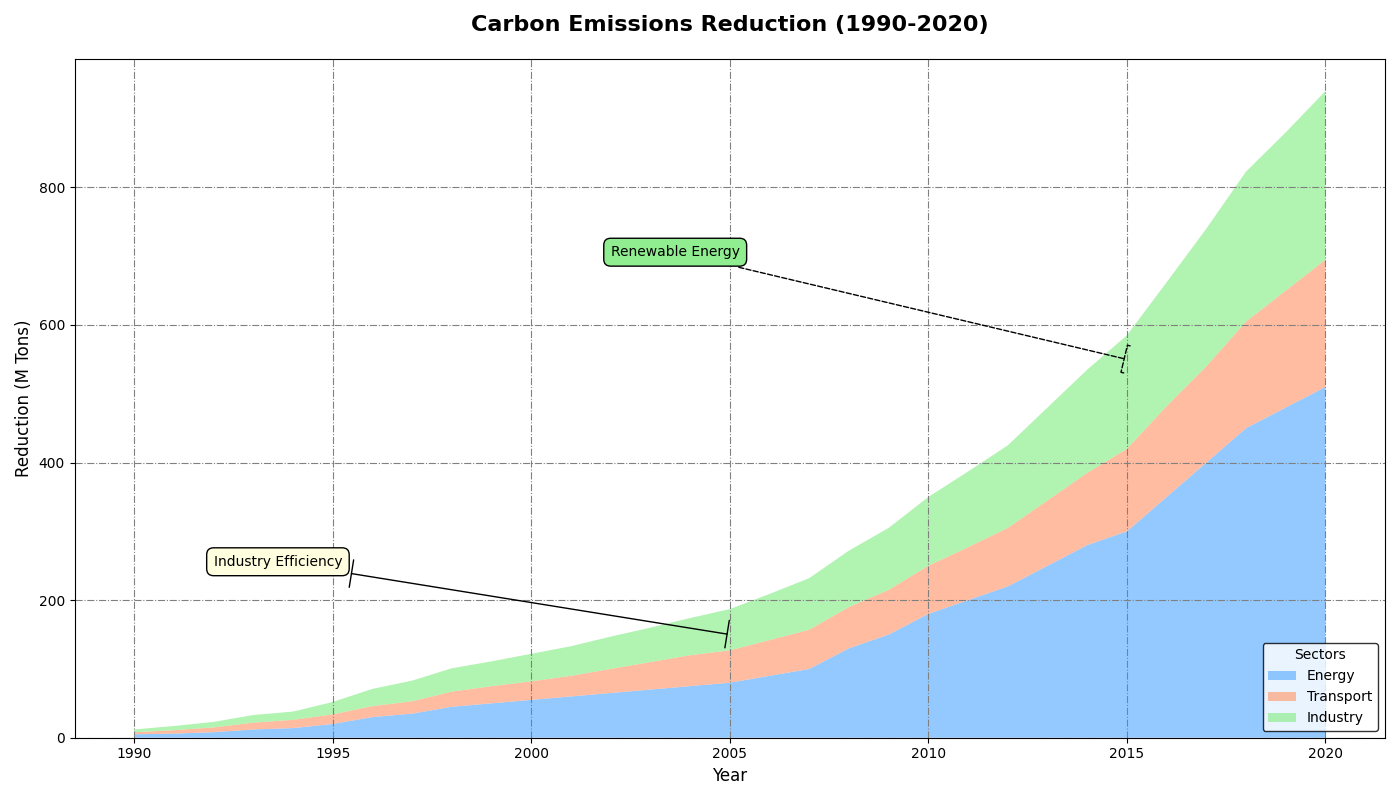

The script that drew this image:
import matplotlib.pyplot as plt
import numpy as np

years = np.arange(1990, 2021)

energy = [5, 6, 8, 12, 14, 20, 30, 35, 45, 50, 55, 60, 65, 70, 75, 80, 90, 100, 130, 150, 180, 200, 220, 250, 280, 300,
          350, 400, 450, 480, 510]

transport = [3, 5, 7, 10, 12, 14, 16, 18, 22, 25, 27, 30, 35, 40, 45, 47, 52, 57, 60, 65, 70, 77, 85, 95, 105, 120, 132,
             140, 155, 170, 185]

industry = [4, 6, 8, 11, 12, 18, 25, 30, 34, 36, 40, 43, 47, 50, 54, 60, 67, 75, 82, 90, 100, 110, 120, 135, 150, 165,
            180, 200, 218, 230, 245]

data = np.vstack([energy, transport, industry])

colors = ['#66b3ff', '#ffa07a', '#90ee90']

fig, ax = plt.subplots(figsize=(14, 8))

ax.stackplot(years, data, labels=['Energy', 'Transport', 'Industry'], colors=colors, alpha=0.7)

ax.set_title('Carbon Emissions Reduction (1990-2020)', fontsize=16, fontweight='bold', pad=20)
ax.set_xlabel('Year', fontsize=12)
ax.set_ylabel('Reduction (M Tons)', fontsize=12)

ax.grid(linestyle='-.', color='gray')

ax.legend(loc='lower right', title='Sectors', fontsize=10, edgecolor='black')

ax.annotate('Industry Efficiency', xy=(2005, 150), xytext=(1992, 250),
            arrowprops=dict(facecolor='gray', arrowstyle='|-|'),
            fontsize=10, bbox=dict(facecolor='lightyellow', edgecolor='black', boxstyle='round,pad=0.5'))

ax.annotate('Renewable Energy', xy=(2015, 550), xytext=(2002, 700),
            arrowprops=dict(facecolor='gray', arrowstyle='-[', linestyle="--"),
            fontsize=10, bbox=dict(facecolor='lightgreen', edgecolor='black', boxstyle='round,pad=0.5'))

plt.tight_layout()
plt.show()
